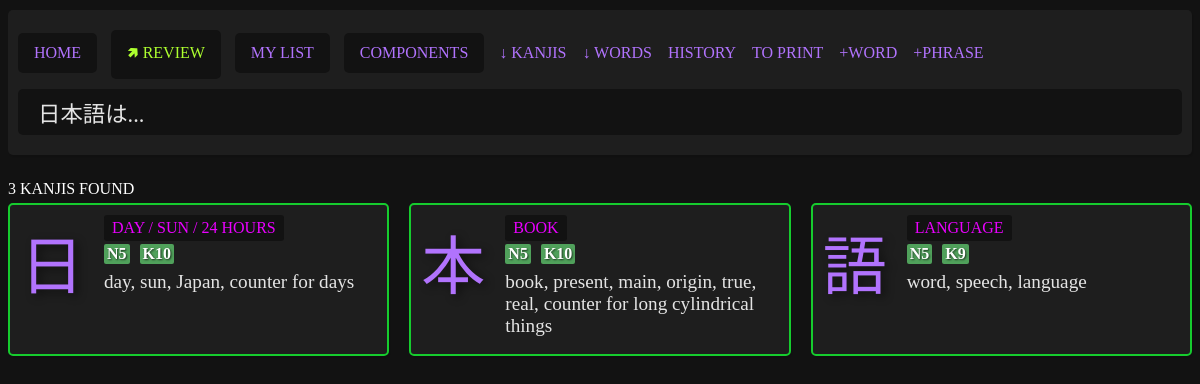
The app's page /pages/search.php?query=日本語は... with its own data.
### tables this page shows
CREATE TABLE "kanjis" (
	"literal"	TEXT NOT NULL UNIQUE,
	"meanings"	TEXT NOT NULL,
	"onReadings"	TEXT,
	"kunReadings"	TEXT,
	"strokes"	INTEGER,
	"jlpt"	INTEGER,
	"frequency"	INTEGER,
	"grade"	INTEGER,
	"heisg6"	INTEGER,
	"components"	TEXT,
	"other_forms"	TEXT, "kanken" INTEGER NULL, "story" TEXT NULL, "added" INTEGER NULL, "score" INTEGER NULL, "added_at" datetime, "unfinished" integer, "is_component" integer, "component_group" integer, "related" text, "ignore" integer, "keyword" text,
	PRIMARY KEY("literal")
);

### parts/helper.php (called while the page is built, shortened)
<?php
function itHasKanji($str)
{
    return preg_match('/[\p{Han}㇒]+/u', $str) > 0;
}
function obtainKanjis($str)
{
    preg_match_all('/[p\p{Han}㇒]/u', $str, $matches);
    return $matches;
}
function getImportanceJLPT($jlpt, $totalKnown)
{
    if ($jlpt == 5) {
        return 'high';
    }
    return "high";
}
function getImportanceKANKEN($kanken, $totalKnown)
{
    if ($kanken == 10) {
        return 'high';
    }
    if ($totalKnown < 642) {
        switch ($kanken) {
            case 9:
            case 8:
            case 7:
                return 'high';
        }
    }
    return "high";
}

### pages/search.php (the view, shortened to what this page needs)
<?php require_once "../parts/helper.php"; ?>
<?php
$myPDO = new PDO("sqlite:../data/kanjis.db");
$kanjis = [];
if (isset($_GET["query"])) {
    if (empty($_GET["query"])) {
        $error = "Don't leave the search empty.";
    } else {
        $query = trim($_GET["query"]);
        if (itHasJapanese($query)) {
            if (itHasKanji($query)) {
                $kanjis = obtainKanjis($query)[0];
                $qty = count($kanjis);
                $i = 0;
                $str = "";
                foreach ($kanjis as $kanji) {
                    $i++;
                    $str .= " literal = ?";
                    if ($i != $qty) {
                        $str .= " OR";
                    }
                }
                $sql = "SELECT * FROM kanjis WHERE " . $str;
                $stmt = $myPDO->prepare($sql);
                $results = $stmt->execute($kanjis);
                $kanjis = $stmt->fetchAll();
            }
        }
    }
}
?>
<?php require "../parts/header.php"; ?>
<?php if (!empty($error)): ?>
    <div class="error">
        <?php echo $error; ?>
    </div>
<?php
elseif (isset($_GET["query"])): ?>
    <?php if (!$kanjis): ?>
        <div class="card empty">
            No kanjis found.
        </div>
    <?php else: ?>
        <div class="title">
            <?php echo count($kanjis); ?> kanjis found
        </div>
        <div class="search-results-kanjis">
            <?php foreach ($kanjis as $entry): ?>
                <div class="card search<?php if ($entry["added"] == 1) {
                                            echo " added";
                                        } ?>">
                    <div class="left">
                        <div class="kanji"><a href="kanji.php?literal=<?php echo $entry["literal"]; ?>"><?php echo $entry["literal"]; ?></a></div>
                    </div>
                    <div class="right right-search">
                        <?php if ($entry["keyword"]): ?>
                            <div class="keyword">
                                <?= str_replace(";", " / ", $entry["keyword"]) ?>
                            </div>
                        <?php endif; ?>
                        <?php if (!empty($entry["jlpt"]) || !empty($entry["grade"])): ?>
                            <?php
                            $sql = "SELECT COUNT(*) FROM kanjis WHERE added = 1 AND is_component IS NULL";
                            $stmt = $myPDO->prepare($sql);
                            $stmt->execute();
                            $totalKnown = $stmt->fetchColumn();
                            ?>
                            <div class="tags">
                                <?php if (!empty($entry["jlpt"])): ?>
                                    <div class="kanji-tag <?= getImportanceJLPT(
                                                                $entry["jlpt"],
                                                                $totalKnown,
                                                            ) ?>">N<?= $entry["jlpt"] ?></div>
                                <?php endif; ?>
                                <?php if (!empty($entry["kanken"])): ?>
                                    <div class="kanji-tag <?= getImportanceKANKEN(
                                                                $entry["kanken"],
                                                                $totalKnown,
                                                            ) ?>">K<?= $entry["kanken"] ?></div>
                                <?php endif; ?>
                            </div>
                        <?php endif; ?>
                        <div class="meanings">
                            <?php echo str_replace(
                                ";",
                                ", ",
                                $entry["meanings"],
                            ); ?>
                        </div>
                    </div>
                </div>
            <?php endforeach; ?>
        </div>
    <?php endif; ?>
<?php endif; ?>
<?php require "../parts/footer.php"; ?>

### parts/header.php (shortened to what this page needs)
<!DOCTYPE html>
<html lang="en">
<head>
    <link rel="stylesheet" href="../data/style.css">
</head>
<body>
    <div class="content">
        <div class="header">
            <div class="header-actions">
                <a href="index.php">HOME</a>
                <form action="../actions/review.php" method="POST">
                    <button type="submit" class="review">🢅 REVIEW</button>
                </form>
                <div class="list-menu">
                    <a href="my-list.php">MY LIST</a>
                </div>
                <a href="components.php">COMPONENTS</a>
                <a href="../actions/export_kanji.php" class="export">&#8595; KANJIS</a>
                <a href="../actions/export_words.php" class="export">&#8595; WORDS</a>
                <a href="../pages/history.php" class="export">HISTORY</a>
                <a href="../pages/print.php" target="_blank" class="export">TO PRINT</a>
                <a href="../pages/add-word.php" class="export">+WORD</a>
                <a href="../pages/add-phrase.php" class="export">+PHRASE</a>
            </div>
            <div class="header-form">
                <form action="search.php" method="GET">
                    <input type="search" placeholder="Search by literal, readings or meanings" name="query" value="<?php if (
                                                                                                                        isset($_GET["query"])
                                                                                                                    ) {
                                                                                                                        echo $_GET["query"];
                                                                                                                    } ?>">
                </form>
            </div>
        </div>

### parts/footer.php (shortened to what this page needs)
</div>
</body>
</html>

### data/style.css (style rules this page uses)
body { background: #121212; color: #e4e4e4; font-family: "NotoSansJP"; }
* { box-sizing: border-box; }
.content { max-width: 1200px; margin: 10px auto; }
.card, .header, .list { position: relative; background: #1e1e1e; display: flex; border-radius: 5px; box-shadow: 1px 2px 1px rgba(0, 0, 0, 0.1); margin-bottom: 20px; }
.word.added, .card.added { border: 2px solid #16cc2e; }
.header { padding: 10px; }
.card .right { display: flex; flex-direction: column; flex-grow: 2; align-items: flex-start; padding: 10px; gap: 10px; }
.card .right.right-search { gap: 0px; }
.card .left { max-width: 190px; text-align: center; }
.card .left .kanji { font-family: "NotoSansJP", "BabelStoneHan"; font-size: 120pt; padding: 10px; text-shadow: 4px 3px 10px rgb(0 0 0 / 49%); }
.kanji-tag { font-weight: bold; text-shadow: 1px 1px 2px rgba(0, 0, 0, 0.7); }
.tags { display: flex; flex-direction: row; gap: 10px; margin-top: 3px; }
.tags .kanji-tag { padding: 1px 3px; border-radius: 2px; }
.card .right .extras div.high, .card .right .tags div.high { background-color: #50a15b; color: #ffffff; }
.card .right .meanings { font-size: 2.2rem; margin: 50px 0 0 0; }
.card .right .keyword { font-size: 1rem; text-transform: uppercase; background-color: #121212; color: rgb(234, 0, 255); padding: 4px 8px; border-radius: 3px; }
.search-results-kanjis { display: grid; grid-template-columns: repeat(auto-fit, minmax(30%, 1fr)); gap: 20px; }
.card.search .kanji { font-size: 4em; }
.card.search .meanings { font-size: 1.2em; margin: 7px 0; }
button { cursor: pointer; background-color: #121212; padding: 5px 10px; border-radius: 5px; font-family: "NotoSansJP"; text-transform: uppercase; font-size: 0.8em; border: none; }
.header input { background-color: #121212; padding: 10px 20px; border-radius: 5px; font-family: "NotoSansJP", "BabelStoneHan"; color: #e4e4e4; border: none; width: 100%; font-size: 1.4em; margin-bottom: 10px; }
.header form { width: 100%; }
a, button { text-decoration: none; color: #b173fd; }
.header { display: flex; flex-direction: column; }
.header .header-actions a, .header button { background: #121212; border: 1px solid transparent; padding: 10px 15px; margin: 10px 10px 10px 0; display: inline-block; border-radius: 5px; font-size: 1em; }
.header .header-actions .export { background: none; padding: 10px 0; }
.list-menu { display: inline-block; position: relative; }
.header form { display: inline; }
.review { color: greenyellow; }
.title { text-transform: uppercase; color: #fff; padding: 5px 0; }

### records on screen
kanjis: literal "日", keyword "DAY / SUN / 24 HOURS", jlpt "5", kanken "10", meanings "day, sun, Japan, counter for days"
kanjis: literal "本", keyword "BOOK", jlpt "5", kanken "10", meanings "book, present, main, origin, true, real, counter for long cylindrical things"
kanjis: literal "語", keyword "LANGUAGE", jlpt "5", kanken "9", meanings "word, speech, language"

### other values on screen
count($kanjis) "3"
